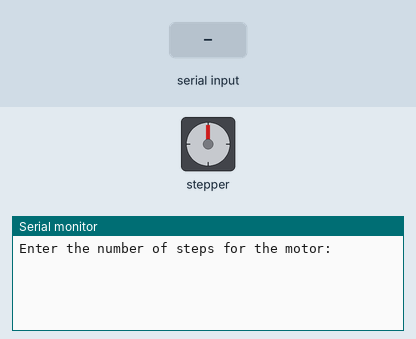
This sketch was run on a simulated Arduino Uno, built with avr-gcc and run on an emulated ATmega328P. Shown: stepper motor, the last lines printed to the serial monitor. Wiring (inferred from the names in the program): stepper motor (2048 steps per turn assumed): coils pin 2, pin 3, pin 4, pin 5. The test bench sets the inputs (shaded band).

Above: at 0.8 s.
0.9 s: "90,45\n" received over Serial
At 1.0 s:
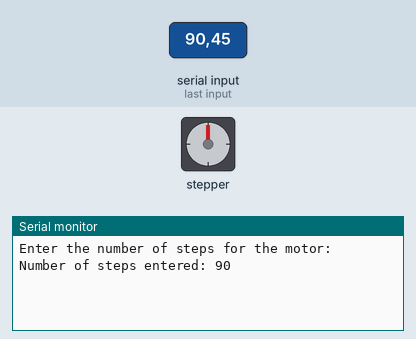
At 2.2 s:
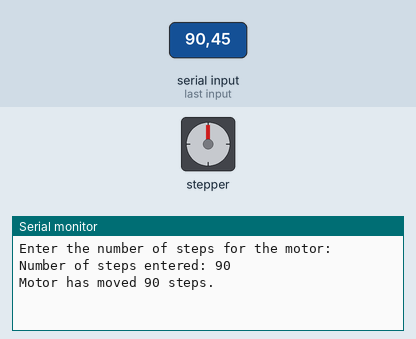

The sketch:

Stepper_Motor.ino
```cpp
/**
 * @file stepper_motor_control.ino
 * @brief This code controls a stepper motor by setting up the necessary pins
 * and sending a series of steps to the motor. The motor is configured to take
 * a user-specified number of steps in a particular direction.
 *
 * Pin Configuration:
 * - dir_pin: Direction control pin for the motor.
 * - step_pin: Step control pin for the motor.
 * - MS_1, MS_2: Microstepping control pins to adjust the motor's step resolution.
 *
 * Microstep Settings:
 * - MS1 = LOW, MS2 = LOW: Full Step (2 phase)
 * - MS1 = HIGH, MS2 = LOW: Half Step
 * - MS1 = LOW, MS2 = HIGH: Quarter Step
 * - MS1 = HIGH, MS2 = HIGH: Eight Step
 *
 * Variables:
 * - numSteps: Determines the number of steps the motor should move, set via Serial Monitor input.
 */

#define dir_pin 3  // Define the pin used to control the direction of the motor
#define step_pin 2 // Define the pin used to control the stepping of the motor
#define MS_1 4     // Define the pin used for microstepping control (MS1)
#define MS_2 5     // Define the pin used for microstepping control (MS2)

int x;              // Variable used for counting the number of steps
int numSteps;       // Number of steps the motor should take, will be set via Serial Monitor

void setup() {
    // Initialize serial communication at 9600 baud rate
    Serial.begin(9600);

    // Wait for the serial monitor to connect
    while (!Serial) {
        ; // Wait for serial port to connect. Needed for native USB port only
    }

    // Prompt the user to enter the number of steps
    Serial.println("Enter the number of steps for the motor:");

    // Wait until the user enters a number and presses enter
    while (Serial.available() == 0) {
        // Do nothing, just wait for input
    }

    // Read the input value and convert it to an integer
    numSteps = Serial.parseInt();

    // Confirm the number of steps entered
    Serial.print("Number of steps entered: ");
    Serial.println(numSteps);

    // Set the direction and step pins as output pins
    pinMode(dir_pin, OUTPUT);
    pinMode(step_pin, OUTPUT);

    // Set the microstepping control pins as output pins
    pinMode(MS_1, OUTPUT);
    pinMode(MS_2, OUTPUT);

    // Set the motor to rotate in one direction
    digitalWrite(dir_pin, HIGH);

    // Set initial state for the step pin
    digitalWrite(step_pin, LOW);

    // Configure microstepping: setting MS1 to LOW and MS2 to HIGH for Quarter Step
    digitalWrite(MS_1, LOW);
    digitalWrite(MS_2, LOW);

    // Loop through the number of steps to move the motor
    for (x = 1; x <= 2*numSteps; x++) {
        digitalWrite(step_pin, HIGH);  // Trigger a step
        delay(1);                      // Small delay to allow the motor to step
        digitalWrite(step_pin, LOW);   // Reset step pin
        delay(1);                      // Small delay before the next step
    }

    // Indicate that the motor has completed the movement
    Serial.print("Motor has moved ");
    Serial.print(numSteps);
    Serial.println(" steps.");
}

void loop() {
    // The loop is intentionally left empty
    // The motor only moves during the setup phase
}
```

Measured:
- after the input at 0.9 s, the serial monitor: prints a new line at once (image 1)
